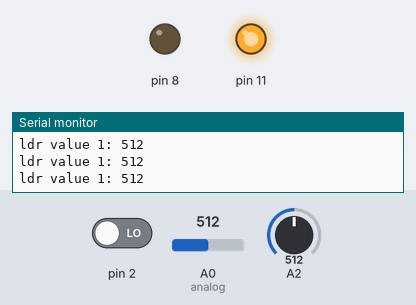
The sketch below on a simulated Arduino Uno, built with avr-gcc and run on an emulated ATmega328P. Shown: output pins drawn as LEDs (lit = HIGH), the last lines printed to the serial monitor. Inputs (shaded band) come from the test bench; at power-on: A0 (analog) = 512, pin 2 LOW, A2 = 512.

Above: at 1.2 s.
1.3 s: A0 (analog) set to 990
4.3 s: A0 (analog) set to 1015
At 5.5 s:
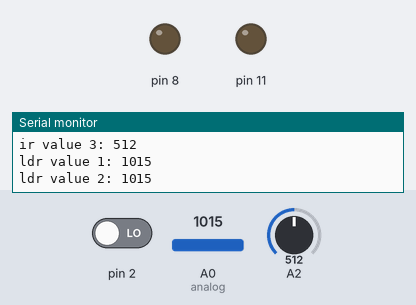
5.8 s: A0 (analog) set to 900
At 7.2 s:
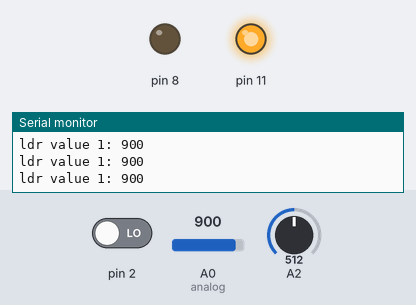
Timing chart, 0 to 8.8 s (numbered marks = the images above; inputs shaded):
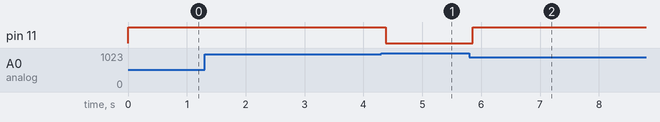

Measured:
- the behaviour switches between 1000 and 1001 on A0 (analog) (found by bisection; images 0 and 1)
- after the input at 4.3 s, pin 11: HIGH → LOW after 0.08 s
- after the input at 5.8 s, pin 11: LOW → HIGH after 0.05 s

The sketch:

streetlight.ino
```cpp
int ldr;
int ir;
int ir1;
int analog=A0;


void setup() {
  pinMode(2,INPUT);
  pinMode(A2,INPUT);
  pinMode(analog,INPUT);
  Serial.begin(9600);
  Serial.print("ldr value: ");
  pinMode(11,OUTPUT);
  pinMode(8,OUTPUT);
}

void loop() {
  ldr=analogRead(analog);
  Serial.print("ldr value 1: ");  //if it is daytime
  Serial.println(ldr);
  if(ldr>1000) {
    Serial.print("ldr value 2: ");  //if it is night-time
    Serial.println(ldr);

    ir=digitalRead(2);
    ir1=analogRead(A2);

    Serial.print("ir value 2: ");  //value of ir1 if night
    Serial.println(ir);
    Serial.print("ir value 3: ");  //value of ir2 if night
    Serial.println(ir1);
    if(ir==LOW) {  //if somebody passes ir1
      digitalWrite(11, LOW);
    }
    else if(ir1<=100) {  //if somebody passes ir2
      digitalWrite(11,HIGH);
    }
  }
  else{  //if he/she doesn't pass ir2
      digitalWrite(11, HIGH);
  }
}
```
